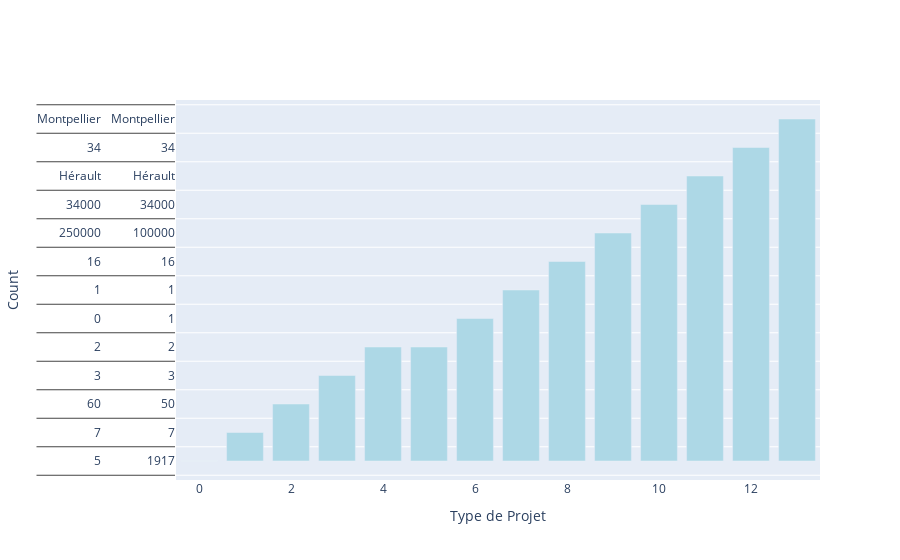

Here is the notebook cell this chart was saved with:
### Code cell
fig = go.Figure()
fig.add_trace(go.Bar(
    y = df4.loc[df['TypeBien'] == 2],
    marker_color='lightblue'))
fig.update_yaxes(title='Count')
fig.update_xaxes(title='Type de Projet')

### Figure 1 — Plotly figure (JSON) as saved in the notebook; plotly's stock layout.template omitted (floating-point values rounded to 4 significant figures; data arrays with more than 128 entries replaced by an {"elided": "..."} marker saying what was removed)
{"data": [{"marker": {"color": "lightblue"}, "type": "bar", "y": {"elided": "207x14 mixed values"}}], "layout": {"xaxis": {"title": {"text": "Type de Projet"}}, "yaxis": {"title": {"text": "Count"}}}}
